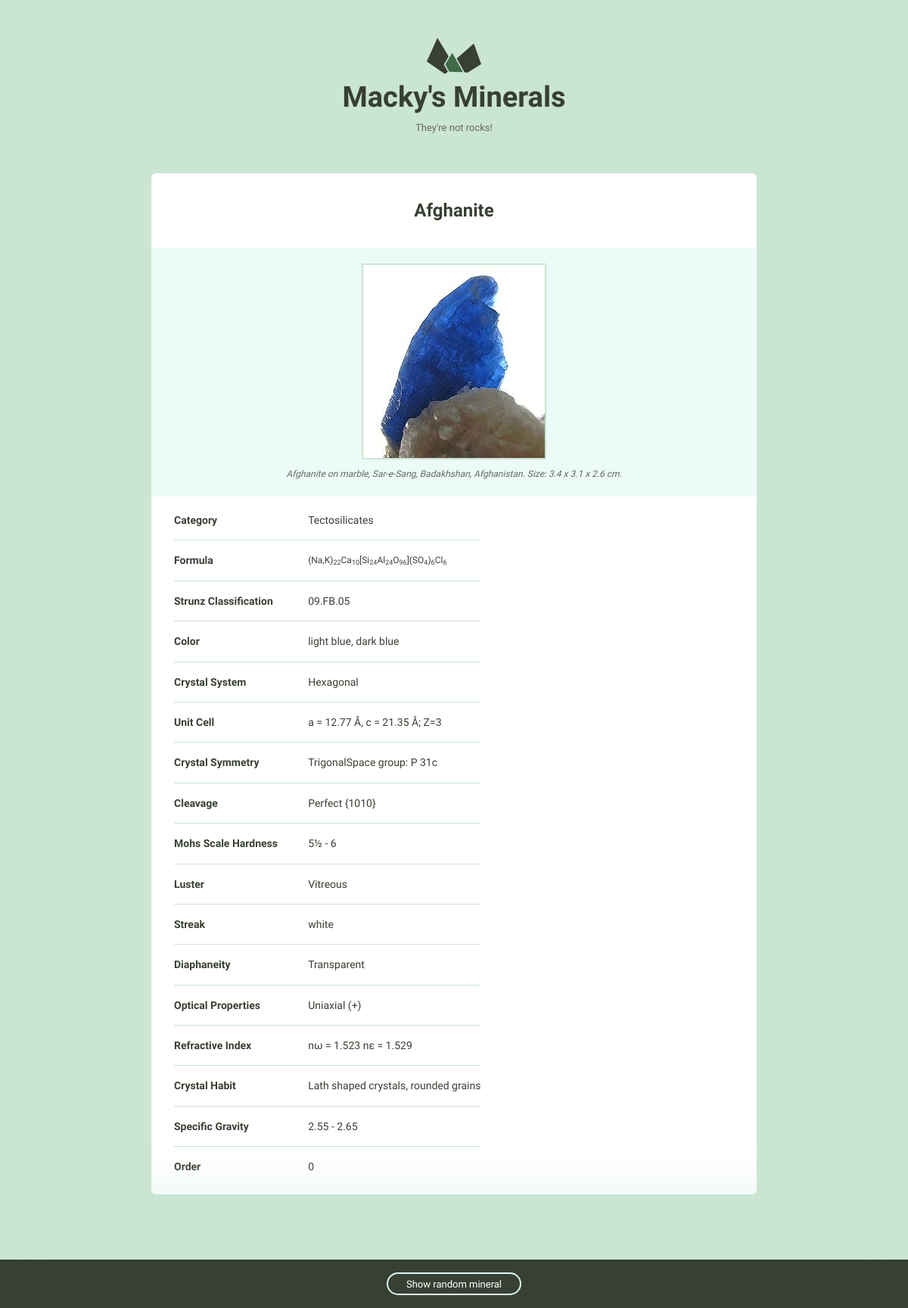
Screenshot of /3/ with the database file from the repository.
### minerals/models.py (models this page shows)
class Mineral(models.Model):
    name = models.CharField(max_length=255)
    image_filename = models.CharField(max_length=535)
    image_caption = models.CharField(max_length=535)
    category = models.CharField(max_length=255)
    formula = models.CharField(max_length=255)
    strunz_classification = models.CharField(max_length=255, default='')
    color = models.CharField(max_length=255, default='')
    crystal_system = models.CharField(max_length=255, default='')
    unit_cell = models.CharField(max_length=535, default='')
    crystal_symmetry = models.CharField(max_length=255, default='')
    cleavage = models.CharField(max_length=255, default='')
    mohs_scale_hardness = models.CharField(max_length=255, default='')
    luster = models.CharField(max_length=255, default='')
    streak = models.CharField(max_length=255, default='')
    diaphaneity = models.CharField(max_length=255, default='')
    optical_properties = models.CharField(max_length=255, default='')
    group = models.CharField(max_length=255, default='')
    refractive_index = models.CharField(max_length=535, default='')
    crystal_habit = models.CharField(max_length=535, default='')
    specific_gravity = models.CharField(max_length=535, default='')
    order = models.IntegerField(default=0)
    class Meta:
        ordering = ['-order', 'name',]

### minerals/views.py (the view)
# urls.py: path('<int:pk>/', views.mineral_detail, name='detail'),
def mineral_detail(request, pk):
    mineral = get_object_or_404(Mineral, pk=pk)
    min_fields = get_mineral_fields(mineral)
    random_mineral = get_random_mineral_id()
    return render(request, 'minerals/mineral_detail.html', {
        'mineral': mineral,
        'fields': min_fields,
        'random_mineral': random_mineral
    })

### minerals/templatetags/attr.py (called while the page is built)
@register.filter
def titlize(string):
    return string.replace('_', ' ')

### minerals/views.py (called while the page is built)
def get_mineral_fields(mineral):
    fields = {}
    options = Mineral._meta
    min_fields = []
    ignore = ['id','name','image_caption','image_filename','category','formula']
    for field in sorted(options.concrete_fields + options.many_to_many):
        fields[field.name] = field
    for f in fields:
        val = getattr(mineral, f)
        if val != '' and f not in ignore:
            min_fields.append({
                'name': f,
                'value': val
            })
    return min_fields

def get_random_mineral_id():
    minerals = Mineral.objects.all()
    return randint(0, minerals.count())

### minerals/templates/minerals/mineral_detail.html (shortened to what this page needs)
{% extends "layout.html" %}
{% load static %}
{% load attr %}
{% block content %}
<div class="grid-100 mineral__container">
  <h1 class="mineral__name">{{ mineral.name }}</h1>
  <div class="mineral__image-bg">
    <img class="mineral__image" src="{% static 'images' %}/{{ mineral.name }}.jpg">
    <p class="mineral__caption">{{ mineral.image_caption }}</p>
  </div>
  <div class="mineral__table-container">
    <table class="mineral__table">
      <tr>
        <td class="mineral__category">Category</td>
        <td>{{ mineral.category }}</td>
      </tr>
      <tr>
        <td class="mineral__category">Formula</td>
        <td class="mineral__formula">{{ mineral.formula|safe }}</td>
      </tr>
      {% for field in fields %}
          <tr>
            <td class="mineral__category">{{ field.name|titlize|title }}</td>
            <td>{{ field.value }}</td>
          </tr>
      {% endfor %}
    </table>
  </div>
</div>
{% endblock %}
{% block random_mineral %}
<div class="minerals__random">
  <a class="minerals__anchor" href="{% url 'minerals:detail' pk=random_mineral %}">Show random mineral</a>
</div>
{% endblock %}

### assets/css/global.css (style rules this page uses)
html { font-family: sans-serif; -ms-text-size-adjust: 100%; -webkit-text-size-adjust: 100%; }
body { margin: 0; }
a { background-color: transparent; }
h1 { font-size: 2em; margin: 0.67em 0; }
sub { font-size: 75%; line-height: 0; position: relative; vertical-align: baseline; bottom: -0.25em; }
img { border: 0; }
table { border-collapse: collapse; border-spacing: 0; }
td, th { padding: 0; }
html { font-size: 62.5%; }
body { background-color: #CAE5D2; font-size: 1.5em; line-height: 1.6; font-weight: 400; font-family: "Cousine"; color: #666; }
.grid, .grid-5, .grid-10, .grid-15, .grid-20, .grid-25, .grid-30, .grid-33, .grid-35, .grid-40, .grid-45, .grid-50, .grid-55, .grid-60, .grid-65, .grid-66, .grid-70, .grid-75, .grid-80, .grid-90, .grid-95, .grid-100 { float: left; box-sizing: border-box; position: relative; }
.grid-100 { width: 100%; padding: 0 15px; }
h1, h2, h3, h4, h5, h6 { margin-top: 0; margin-bottom: 2rem; font-weight: bold; font-family: "Work Sans", sans-serif; color: #384033; }
h1 { font-size: 3.8rem; }
@media (min-width: 550px) { h1 { font-size: 3.8rem; } }
p { margin-top: 0; font-size: 1.6rem; }
a { color: #689b98; text-decoration: none; -webkit-transition: color 0.2s; -moz-transition: color 0.2s; -ms-transition: color 0.2s; -o-transition: color 0.2s; transition: color 0.2s; }
th, td { padding: 15px; text-align: left; border-bottom: 1px solid #e1e1e1; }
th:first-child, td:first-child { padding-left: 0; }
th:last-child, td:last-child { padding-right: 0; }
table, p, ul { margin-bottom: 2.5rem; }
.minerals__anchor { border: solid 2px #DCF5F2; border-radius: 100px; color: #384033; display: block; font-size: 13px; text-align: center; padding: 8px 0 7px 0; width: 100%; transition: background-color 200ms ease-in-out, font-weight 200ms ease-in-out, color 200ms ease-in-out; }
.minerals__random { background-color: #384033; box-shadow: 0 0 100px 50px #CAE5D2; color: #fff; padding: 20px 0 20px 0; position: fixed; bottom: 0; text-align: center; width: 100%; }
.minerals__random .minerals__anchor { display: inline; color: #fff; padding: 6px 24px 5px 24px; }
.mineral__container { background-color: #fff; border-radius: 6px; list-style: none; padding: 0; text-align: center; }
.mineral__name { display: block; width: 100%; margin: 0; font-size: 24px; padding: 30px 0 30px 0; }
.mineral__image { display: block; margin: 0 auto; border: solid 2px #CAE5D2; }
.mineral__image-bg { background-color: #ecfaf8; padding: 20px 0; }
.mineral__caption { font-size: 12px; font-style: italic; padding: 10px 0 0 0; margin: 0; }
.mineral__table { font-size: 14px; color: #384033; }
.mineral__table td { border-color: #CAE5D2; }
.mineral__table tr:last-of-type td { border-bottom: none; padding-bottom: 0; }
.mineral__table-container { padding: 5px 30px 0; }
.mineral__category { font-weight: bold; width: 40%; }
.mineral__formula { font-size: 12px; }

### rows the page displays
Mineral: name "Afghanite", name (picture), image_caption "Afghanite on marble, Sar-e-Sang, Badakhshan, Afghanistan. Size: 3.4 x 3.1 x 2.6 cm.", category "Tectosilicates", formula "(Na,K) 22 Ca 10 [Si 24 Al 24 O 96 ](SO 4 ) 6 Cl 6", value "09.FB.05" "light blue, dark blue" "Hexagonal" "a = 12.77 Å, c = 21.35 Å; Z=3" "TrigonalSpace group: P 31c" "Perfect {1010}" "5½ - 6" "Vitreous" "white" "Transparent" "Uniaxial (+)" "nω = 1.523 nε = 1.529" "Lath shaped crystals, rounded grains" "2.55 - 2.65"

### other values shown
{{ field.name|titlize|title }} "Strunz Classification" "Color" "Crystal System" "Unit Cell" "Crystal Symmetry" "Cleavage" "Mohs Scale Hardness" "Luster" "Streak" "Diaphaneity" "Optical Properties" "Refractive Index" "Crystal Habit" "Specific Gravity" "Order"
{{ field.value }} "0"
